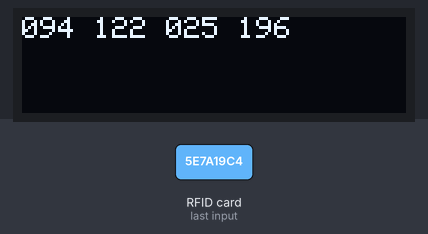
Bench run of a sketch on a simulated Arduino Uno, built with avr-gcc and run on an emulated ATmega328P. Parts: 128×32 one-colour display. The test bench sets the inputs (shaded band). The display library's start-up logo is not drawn; what the sketch prints to the serial monitor is not drawn.

2.3 s: RFID card 5E 7A 19 C4 held to the reader
Above: at 3.3 s.
Timing chart, 0 to 5.3 s (numbered marks = the images above; inputs shaded):
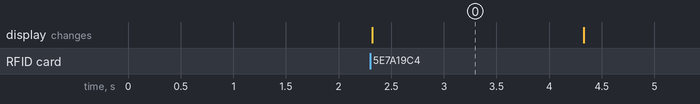

Measured:
- after the input at 2.3 s, the display: changes at once (image 0)
- what the display in image 0 shows lasts 2.0 s, from 2.3 s to 4.3 s

The sketch:

NFC_PN532-read.ino
```cpp
/*
PN532 -
https://learn.adafruit.com/adafruit-pn532-rfid-nfc/arduino-library
*/

#include <Wire.h>
#include <Adafruit_GFX.h>
#include <Adafruit_SSD1306.h>

#define SCREEN_WIDTH 128 // OLED display width, in pixels
#define SCREEN_HEIGHT 32 // OLED display height, in pixels

// Declaration for an SSD1306 display connected to I2C (SDA, SCL pins)
#define OLED_RESET     4 // Reset pin # (or -1 if sharing Arduino reset pin)
Adafruit_SSD1306 display(SCREEN_WIDTH, SCREEN_HEIGHT, &Wire, OLED_RESET);

/**************************************************************************/
#include <Wire.h>
#include <Adafruit_PN532.h>

#define PN532_IRQ   (2)
#define PN532_RESET (3)  // Not connected by default on the NFC Shield
Adafruit_PN532 nfc(PN532_IRQ, PN532_RESET);

void setup(void) {
  Serial.begin(9600);
  Serial.println("Hello!");

  oledsetup();

  nfc.begin();

  uint32_t versiondata = nfc.getFirmwareVersion();
  if (! versiondata) {
    Serial.print("Didn't find PN53x board");
    while (1); // halt
  }

  nfc.SAMConfig();

}

char buf[4];

void loop(void) {
  uint8_t success;
  uint8_t uid[] = { 0, 0, 0, 0, 0, 0, 0 };  // Buffer to store the returned UID
  uint8_t uidLength;                        // Length of the UID (4 or 7 bytes depending on ISO14443A card type)

  success = nfc.readPassiveTargetID(PN532_MIFARE_ISO14443A, uid, &uidLength);

  if ((success) && (uidLength == 4)) {
    display.setCursor(0, 0);
    for (int i = 0; i < 4; i++) {
      sprintf(buf, "%03u", uid[i]);
      display.write(buf);
      display.write(" ");
      Serial.println(uid[i]);
    }
    display.display();
    Serial.println("");
    delay(2000);
    display.clearDisplay();
    display.display();
  }
}

void oledsetup() {
  if(!display.begin(SSD1306_SWITCHCAPVCC, 0x3C)) { // Address 0x3C for 128x32
    Serial.println(F("SSD1306 allocation failed"));
    for(;;); // Don't proceed, loop forever
  }

  // Show initial display buffer contents on the screen --
  // the library initializes this with an Adafruit splash screen.
  display.display();
  delay(1000); // Pause for 2 seconds

  // Clear the buffer
  display.clearDisplay();
  display.setTextSize(1);      // Normal 1:1 pixel scale
  display.setTextColor(SSD1306_WHITE); // Draw white text
       // Start at top-left corner
  display.cp437(true);         // Use full 256 char 'Code Page 437' font

  display.display();
}
```
